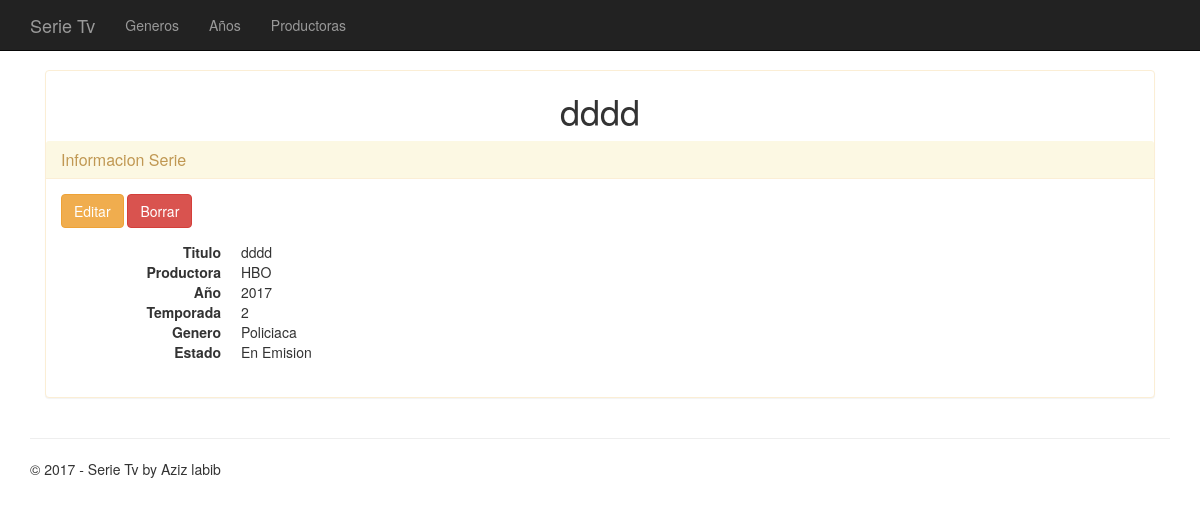
/ver/12, run on the app's committed database.
### app/models.py (models this page shows, shortened)
class Serie(models.Model):
    titulo = models.CharField(max_length=20)
    productora = models.CharField(max_length=10)
    fecha = models.IntegerField()
    temporada = models.IntegerField()
    GENEROS = ((0,"Accion"),(1,"Historica"),(2,"Terror"),(3,"Drama"),(4,"Ficcion"),(5,"Policiaca"))
    genero = models.IntegerField(choices=GENEROS)
    ESTADO = ((0,"Produccion"),(1,"En Emision"),(2,"Finalizada"))
    estado = models.IntegerField(choices=ESTADO)
    def getSerie(clave):
        serie = Serie.objects.get(pk=clave)
        return serie

### app/views.py (the view)
# urls.py: url(r'^ver/(?P<id>[0-9]+)$', app.views.ver, name='ver'),
def ver(request,id):
    assert isinstance(request, HttpRequest)
    serie = Serie.getSerie(id)
    return render(request,
        'app/ver.html',
        {
            'title':'Informacion Serie',
            'serie':serie
        })

### app/templates/app/ver.html
﻿{% extends "app/layout.html" %}
{% block content %}
<div class="container">
    <div class="panel panel-warning">
        <h1 class="text-center">{{serie.titulo}}</h1>
	<div class="panel-heading">
		<h1 class="panel-title">{{title}}</h1>
	</div>
	<div class="panel-body">
        <p><a href="{% url 'editar' id=serie.id %}" class="btn btn-warning btn-large">Editar</a>
        <a onclick="return confirm('¿Deseas eliminar esta Serie?');"href="{% url 'borrar' id=serie.id %}" class="btn btn-danger btn-large">Borrar</a><p>
        <dl class="dl-horizontal">
            <dt>Titulo</dt>
            <dd>{{serie.titulo}}</dd>
            <dt>Productora</dt>
            <dd>{{serie.productora}}</dd>
            <dt>A&ntilde;o</dt>
            <dd>{{serie.fecha}}</dd>
            <dt>Temporada</dt>
            <dd>{{serie.temporada}}</dd>
            <dt>Genero</dt>
            <dd>{{serie.get_genero_display}}</dd>
            <dt>Estado</dt>
            <dd>{{serie.get_estado_display}}</dd>
        </dl>
	</div>
</div>
</div>
{% endblock %}

### app/static/app/content/site.css (style rules this page uses)
body { padding-top: 50px; padding-bottom: 20px; }

### data on the page
Serie: titulo "dddd", productora "HBO", fecha "2017", temporada "2", genero "Policiaca", estado "En Emision"

### other printed values
{{ title }} "Informacion Serie"
